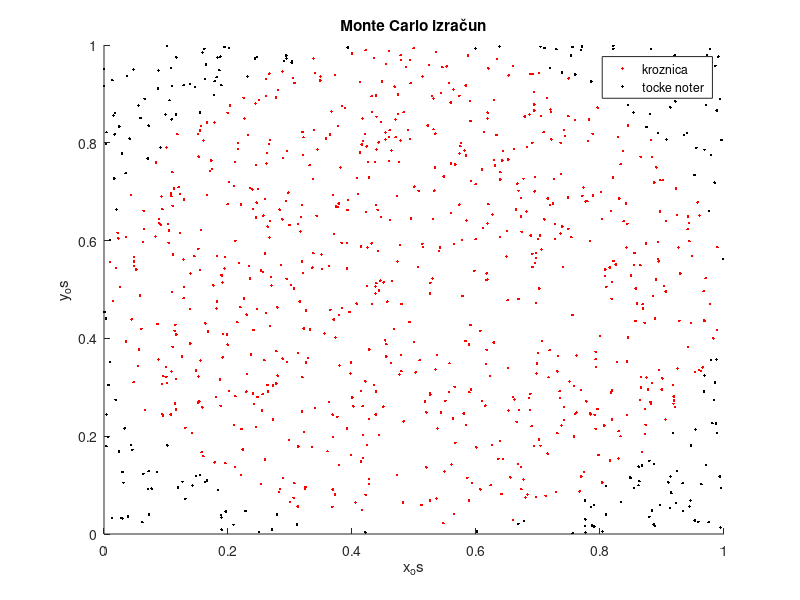

The MATLAB source for this figure:
%podatki za kroznico
koti = linspace(0, 2 * pi ,100);
tocke_na_kroznici =  @(kot) [0.5 + 0.5 * sin(kot);0.5+ 0.5 * cos(kot)];
kroznica = tocke_na_kroznici(koti);
y = kroznica(1,:);
x = kroznica(2,:);

%podatki za nakljucne tocke
st_tock=1000;
x_kvadrat = rand(1, st_tock);
y_kvadrat = rand(1, st_tock);
sredisce_x = 0.5;
sredisce_y = 0.5;
polmer_kroga = 0.5;
razdalja = sqrt((x_kvadrat - sredisce_x).^2 + (y_kvadrat - sredisce_y).^2);
tocke_v_krogu = [x_kvadrat(razdalja <= polmer_kroga); y_kvadrat(razdalja <= polmer_kroga)];
tocke_v_kvadratu = [x_kvadrat; y_kvadrat];
tocke_zunaj_kroga = [x_kvadrat(razdalja > polmer_kroga); y_kvadrat(razdalja > polmer_kroga)];

hold on;
%izris tock v in znotraj kroznice
plot(tocke_v_krogu(1,:),tocke_v_krogu(2,:),'r.')
plot(tocke_zunaj_kroga(1,:),tocke_zunaj_kroga(2,:),'k.')
xlabel('x_os');
ylabel('y_os');
title('Monte Carlo izračun');
legend('kroznica', 'tocke noter', 'tocke zunaj');

hold off;
